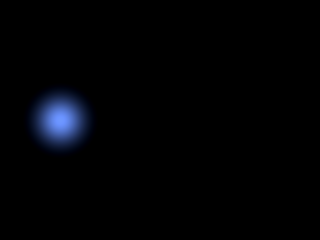
Frame 1 (no input)
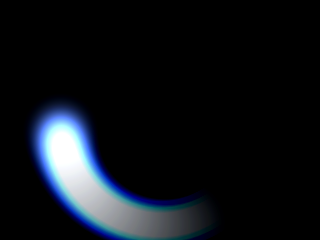
Frame 60 (the mouse pressed at the canvas centre just before this capture)
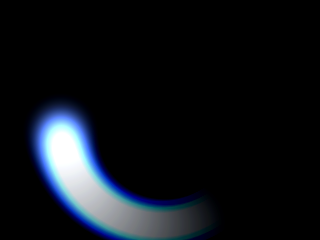
Frame 120 (the mouse held since frame 60 and released just before this capture)

The Processing sketch that drew these frames (run headless with seeded random() and noise(); from frame 60 on, the mouse is pressed at the canvas centre):

// Processing sketch: p20120815_ParticleCircle
// ── p20120815_ParticleCircle.pde
ArrayList<Particle> particles;
PImage bg;
int att = 15; // pixel attenuation
int occ = 0;  // occurrence probability in percent

void setup() {
  colorMode(RGB, 256);
  size( 320, 240 );
  frameRate(30);
  particles = new ArrayList<Particle>();
  for ( int i = 0; i < 1; i++ ) {
    particles.add(new Particle(width / 2, height / 2, 100, PI/30f, PI/30f));
  }
  bg = createImage(width, height, RGB);
}


void draw() {
  if(random(100) < occ){
    //particles.add(new Particle(random(0, width), random(-20, 0), PI/10f, PI/10f));
  }
  for (int y = 0; y < height; ++y ) {
    for (int x = 0; x < width; ++x ) {
      float b = 0f;
      for (Particle particle : particles) {
        b += particle.eval(x, y);
      }
      color p = bg.get(x, y);
      //println("r: " + rgb_sum[0] + " g: " + rgb_sum[1] + " b: " + rgb_sum[2]);
      p = color(red(p)-att+0.9*b, green(p)-att+1.2*b, blue(p)-att+2*b); // アルファにしたい
      bg.set(x, y, p);
    }
  }
  ArrayList<Particle> invalid_particles = new ArrayList<Particle>();
  for (Particle particle : particles) {
    particle.update(frameCount);
    /*if(particle.y > height){
      invalid_particles.add(particle);
    }*/
  }
  for (Particle invalid_particle : invalid_particles) {
    particles.remove(particles.indexOf(invalid_particle));
  }
  image(bg, 0, 0);
  //noLoop();
}

class Particle{
  float x, y;
  float c_x, c_y;
  float r;
  float av_x, av_y;
  float sig_sq;
  
  Particle(float c_x, float c_y, int r, float av_x, float av_y){
    this.c_x = c_x;
    this.c_y = c_y;
    this.r = r;
    this.x = - this.r + this.c_x;
    this.y = this.c_y;
    this.av_x = av_x;
    this.av_y = av_y;
    this.sig_sq = 500;//(width * width + height * height);
    //println(" " + this.x + " " + this.y + " " + this.c_x + " " + this.c_y + " " + this.diag_sq);
  }
  void update(int t){
    //println(" " + (int)(35 * -sin(this.av_x * t)) + " " + (int)(35 * -cos(this.av_y * t)));
    this.x += this.av_x * r * sin(this.av_x * t);
    this.y += this.av_y * r * -cos(this.av_y * t);
    //println(" " + (int)(this.x) + " " + (int)(this.y));
  }
  
  float eval(int x, int y){
    /*if(x == (int)this.x && y == (int)this.y) return color(0, 0, 100);
    else return c;*/
    float dx = this.x - x;
    float dy = this.y - y;
    float r2 = dx * dx + dy * dy;
    if(r2 > 10000){
      return 0f;
    }
    return 140f * exp(-r2/this.sig_sq);
    //println(a);
  }
}
